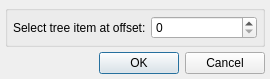
<?xml version="1.0" encoding="UTF-8"?>
<ui version="4.0">
 <class>GoToOffsetDialog</class>
 <widget class="QDialog" name="GoToOffsetDialog">
  <property name="geometry">
   <rect>
    <x>0</x>
    <y>0</y>
    <width>270</width>
    <height>70</height>
   </rect>
  </property>
  <property name="windowTitle">
   <string>Go to offset</string>
  </property>
  <property name="modal">
   <bool>false</bool>
  </property>
  <layout class="QVBoxLayout" name="verticalLayout">
   <property name="spacing">
    <number>5</number>
   </property>
   <property name="leftMargin">
    <number>5</number>
   </property>
   <property name="topMargin">
    <number>5</number>
   </property>
   <property name="rightMargin">
    <number>5</number>
   </property>
   <property name="bottomMargin">
    <number>5</number>
   </property>
   <item>
    <widget class="QGroupBox" name="groupBox">
     <property name="title">
      <string/>
     </property>
     <layout class="QHBoxLayout" name="horizontalLayout">
      <property name="spacing">
       <number>5</number>
      </property>
      <property name="leftMargin">
       <number>5</number>
      </property>
      <property name="topMargin">
       <number>5</number>
      </property>
      <property name="rightMargin">
       <number>5</number>
      </property>
      <property name="bottomMargin">
       <number>5</number>
      </property>
      <item>
       <widget class="QLabel" name="label">
        <property name="text">
         <string>Select tree item at offset:</string>
        </property>
       </widget>
      </item>
      <item>
       <widget class="HexSpinBox" name="hexSpinBox">
        <property name="sizePolicy">
         <sizepolicy hsizetype="Expanding" vsizetype="Fixed">
          <horstretch>0</horstretch>
          <verstretch>0</verstretch>
         </sizepolicy>
        </property>
       </widget>
      </item>
     </layout>
    </widget>
   </item>
   <item>
    <widget class="QDialogButtonBox" name="buttonBox">
     <property name="orientation">
      <enum>Qt::Horizontal</enum>
     </property>
     <property name="standardButtons">
      <set>QDialogButtonBox::Cancel|QDialogButtonBox::Ok</set>
     </property>
    </widget>
   </item>
  </layout>
 </widget>
 <customwidgets>
  <customwidget>
   <class>HexSpinBox</class>
   <extends>QSpinBox</extends>
   <header>hexspinbox.h</header>
  </customwidget>
 </customwidgets>
 <tabstops>
  <tabstop>buttonBox</tabstop>
 </tabstops>
 <resources/>
 <connections>
  <connection>
   <sender>buttonBox</sender>
   <signal>accepted()</signal>
   <receiver>GoToOffsetDialog</receiver>
   <slot>accept()</slot>
   <hints>
    <hint type="sourcelabel">
     <x>182</x>
     <y>185</y>
    </hint>
    <hint type="destinationlabel">
     <x>157</x>
     <y>194</y>
    </hint>
   </hints>
  </connection>
  <connection>
   <sender>buttonBox</sender>
   <signal>rejected()</signal>
   <receiver>GoToOffsetDialog</receiver>
   <slot>reject()</slot>
   <hints>
    <hint type="sourcelabel">
     <x>182</x>
     <y>185</y>
    </hint>
    <hint type="destinationlabel">
     <x>286</x>
     <y>194</y>
    </hint>
   </hints>
  </connection>
 </connections>
</ui>
